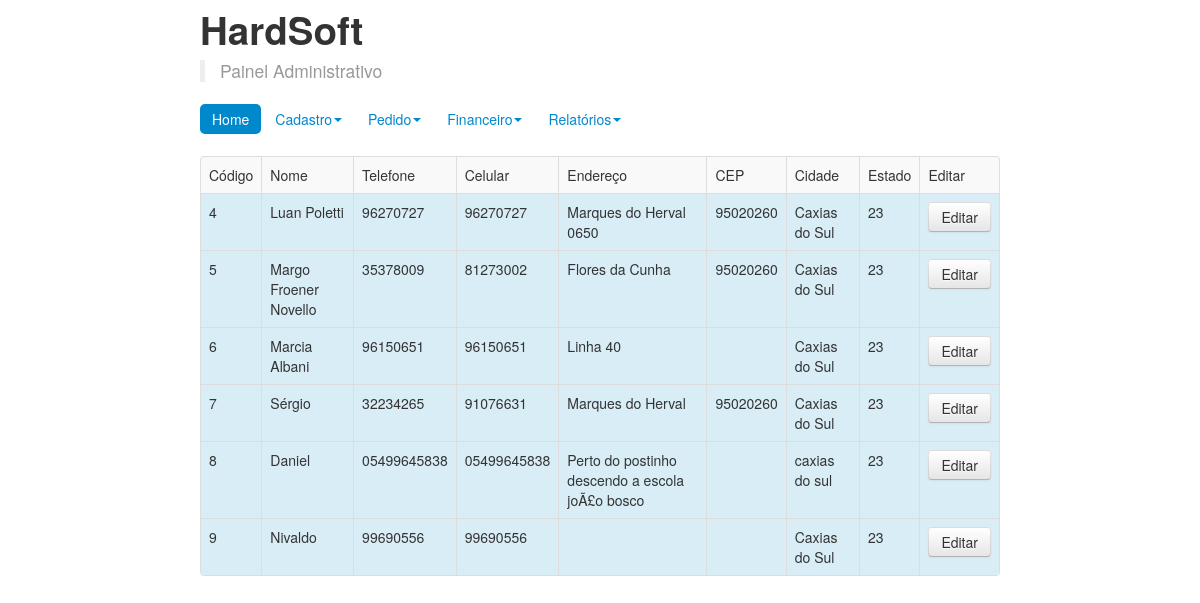
The page /relPessoa.php on the database its author committed.
### tables this page shows
CREATE TABLE IF NOT EXISTS `pessoa` (
  `id_pessoa` int(11) NOT NULL AUTO_INCREMENT,
  `nome` varchar(60) NOT NULL,
  `telefone` varchar(22) DEFAULT NULL,
  `celular` varchar(22) DEFAULT NULL,
  `endereco` varchar(100) DEFAULT NULL,
  `cep` varchar(11) DEFAULT NULL,
  `cidade` varchar(50) DEFAULT NULL,
  `estado` varchar(50) NOT NULL,
  PRIMARY KEY (`id_pessoa`)
);

### classe/Pessoa.php (called while the page is built, shortened)
<?php
class Pessoa extends Bd{
    private $select;
    public function getSelect(){
        return $this->select;
    }
    public function selectPessoa($table, $where = NULL, $orderby = NULL) {
        $select = "SELECT * FROM $table";
        if($where != NULL){
            $select .= " WHERE $where";
        }if ($orderby != NULL) {
            $select .= " ORDER BY $orderby";
         }
         $query = mysqli_query(parent::getCon(), $select);
         if($query){
             $this->select = $query;
            return TRUE;
         }else{
             return false;
         }
    }
}
?>

### classe/Bd.php (called while the page is built, shortened)
<?php
class Bd {
    private $con = false;
    private $host = 'localhost';
    private $user = 'root';
    private $pass = '';
    private $name = 'painel';
    public function getCon(){
        return $this->con;
    }
    public function connect(){
        if(!$this->con){
            $mycon = mysqli_connect($this->host, $this->user, $this->pass, $this->name);
            if($mycon){
                $this->con = $mycon;
                return TRUE;
            }else{
                return false;
            }
        }else{
            return false;
        }
    }
}
?>

### relPessoa.php (the view, shortened to what this page needs)
<?php
include "header.php";
include "classe/Pessoa.php";
?>
<form class="form-horizontal" action="" method="post">
    <table class="table table-hover table-striped table-bordered">
        <tr>
            <td>Código</td><td>Nome</td><td>Telefone</td><td>Celular</td><td>Endereço</td><td>CEP</td><td>Cidade</td><td>Estado</td><td>Editar</td>
        </tr>
  <?php
    $relPessoa = new Pessoa();
    $relPessoa->connect();
    $relPessoa->selectPessoa('pessoa', '', 'id_pessoa');
    while ($row = mysqli_fetch_array($relPessoa->getSelect())) {
        echo "<tr class=\"info\">
                <td>$row[0]</td><td>".utf8_encode($row[1])."</td><td>$row[2]</td><td>$row[3]</td><td>$row[4]</td><td>$row[5]</td><td>$row[6]</td><td>$row[7]</td><td><a href=\"editaSol.php?id=$row[0]\" class=\"btn\">Editar</a></td>
            </tr>";
    }
  ?>
    </table>
</form>
<?php include "footer.php";?>

### header.php (shortened to what this page needs)
<?php
include "classe/Bd.php";
?>
<!DOCTYPE html>
<html>
    <head>
         <link href="css/bootstrap.min.css" rel="stylesheet" media="screen">
         <link href="css/style.css" rel="stylesheet" media="screen">
    </head>
    <body>
        <div id="container">
            <div id="header">
                <h1>HardSoft</h1>
                <blockquote><p class="muted">Painel Administrativo</p></blockquote>
                <ul class="nav nav-pills">
                    <li class="active">
                      <a href="home.php">Home</a>
                    </li>
                    <li class="dropdown">
                        <a class="dropdown-toggle" data-toggle="dropdown">Cadastro<b class="caret"></b></a>
                    </li>
                    <li class="dropdown">
                        <a class="dropdown-toggle" data-toggle="dropdown">Pedido<b class="caret"></b></a>
                    </li>
                    <li class="dropdown">
                        <a class="dropdown-toggle" data-toggle="dropdown">Financeiro<b class="caret"></b></a>
                    </li>
                    <li class="dropdown">
                        <a class="dropdown-toggle" data-toggle="dropdown">Relatórios<b class="caret"></b></a>
                    </li>
                </ul>
            </div>
            <div id="content">

### footer.php (shortened to what this page needs)
</div>
        </div>
    </body>
</html>

### css/style.css (style rules this page uses)
#container { margin: 10px auto; width: 800px; }

### rows shown on the page
pessoa: id_pessoa "4", nome "Luan Poletti", telefone "96270727", celular "96270727", endereco "Marques do Herval 0650", cep "95020260", cidade "Caxias do Sul", estado "23"
pessoa: id_pessoa "5", nome "Margo Froener Novello", telefone "35378009", celular "81273002", endereco "Flores da Cunha", cep "95020260", cidade "Caxias do Sul", estado "23"
pessoa: id_pessoa "6", nome "Marcia Albani", telefone "96150651", celular "96150651", endereco "Linha 40", cidade "Caxias do Sul", estado "23"
pessoa: id_pessoa "7", nome "Sérgio", telefone "32234265", celular "91076631", endereco "Marques do Herval", cep "95020260", cidade "Caxias do Sul", estado "23"
pessoa: id_pessoa "8", nome "Daniel", telefone "05499645838", celular "05499645838", endereco "Perto do postinho descendo a escola joÃ£o bosco", cidade "caxias do sul", estado "23"
pessoa: id_pessoa "9", nome "Nivaldo", telefone "99690556", celular "99690556", cidade "Caxias do Sul", estado "23"
